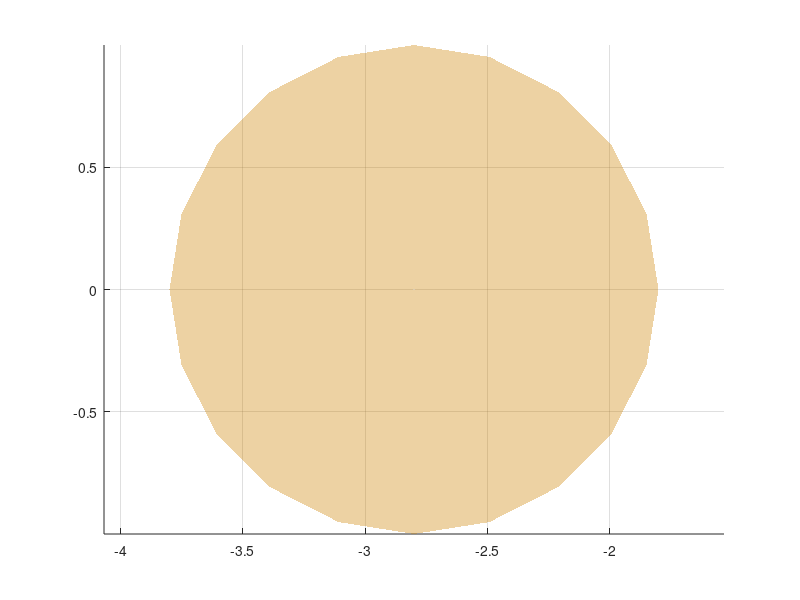

This chart was generated by the following MATLAB code: (Note: this script raises an error after producing the figure.)
%% plot the desired paths
figure; hold on; grid on; set(gcf,'color','w'); axis equal;
[x, y, z]=sphere;
h1=surf(x-2.8,y,z, 'FaceAlpha',0.2, 'EdgeColor', 'none', 'FaceColor', [0.8 0.5 0]);  % reactive area
hold on;
plot3(-2.8,0,0,'r.','MarkerSize',100);    % obstacle

syms x y
e11 = 0.035*log(((x + 3.0)^2 + y^2)^(1/2) + 1.0)*((x + 3.0)^2 + y^2) - 0.048*log(((x - 1.5)^2 + y^2)^(1/2) + 1.0)*((x - 1.5)^2 + y^2) - 0.048*log(((y - 1.3)^2 + (x + 0.75)^2)^(1/2) + 1.0)*((y - 1.3)^2 + (x + 0.75)^2) - 0.048*log(((y + 1.3)^2 + (x + 0.75)^2)^(1/2) + 1.0)*((y + 1.3)^2 + (x + 0.75)^2) + 0.035*log(((y - 2.6)^2 + (x - 1.5)^2)^(1/2) + 1.0)*((y - 2.6)^2 + (x - 1.5)^2) + 0.035*log(((y + 2.6)^2 + (x - 1.5)^2)^(1/2) + 1.0)*((y + 2.6)^2 + (x - 1.5)^2) - 1.0;
fimplicit(e11, 'Color', 'red', 'LineWidth', 2) % desired path
% legend([h1, h2],'reactive area', 'desired path');
xlabel('X'); ylabel('Y'); zlabel('Z');
view(-140,20)
hAxes = gca;

%% plot starting position
plot3(p(1,1),p(1,2),p(1,3),'bo','LineWidth', 1);

h = animatedline(hAxes);
hh = animatedline(hAxes, 'Color','blue', 'Marker', '.', 'MarkerSize', 20);
htri = animatedline(hAxes, 'MaximumNumPoints', Inf);

%% animation
numpoints = size(p,1);
drawnum = 10;
for i = 1 : drawnum : numpoints-(drawnum-1)
    % dis = sprintf("Time (s): %0.3f", e.Time(i+(drawnum-1)));
    dis = sprintf("Time (s): %0.3f", tout(i+(drawnum-1)));
    tt = text(hAxes,1,1,2, dis);
    
    % trajectory 
    addpoints(h, p(i:i+(drawnum-1),1), p(i:i+(drawnum-1),2), p(i:i+(drawnum-1),3));
    % trajectory point
    addpoints(hh, p(i+(drawnum-1),1), p(i+(drawnum-1),2), p(i+(drawnum-1),3));
    
    if(IS_UNICYCLE)
        theta = p(i+(drawnum-1),4);
        p1 = [p(i+(drawnum-1),1); p(i+(drawnum-1),2); p(i+(drawnum-1),3)];
        vel = [dpdt(i+(drawnum-1),1); dpdt(i+(drawnum-1),2); dpdt(i+(drawnum-1),3)];      
        L = 0.5; 
        p1 = p1 - 0.433*L*vel/norm(vel);
        tript = cal_tri_pts(p1, vel, L);		% get four points to draw a triangle and then draw it
        addpoints(htri, tript(1,3), tript(2,3), tript(3,3));
        addpoints(htri, tript(1,1), tript(2,1), tript(3,1));
        addpoints(htri, tript(1,2), tript(2,2), tript(3,2));
        addpoints(htri, tript(1,3), tript(2,3), tript(3,3));
        addpoints(htri, tript(1,4), tript(2,4), tript(3,4));
        addpoints(htri, tript(1,1), tript(2,1), tript(3,1));
    end
    
    drawnow
    pause(0.01) 
    
    delete(tt)
    clearpoints(hh)
    if(IS_UNICYCLE)
        clearpoints(htri)
    end
end

function p = cal_tri_pts(p1, v, L)
% input:    p1 -- the midpoint of one edge of a triangle; COLUMN vector
%           v  -- a velocity vector; pointing from p1 to a vertex
%           L  -- edge length of the triangle
% output:   p = [p1, p2, p3, p4] contaning the verteces of the triangle
%           p2, p3 and p4 (COLUMN vectors); p1 is the same as the input;
%
%                          p3
%                          *                     
%                         /|\
%                        / | \
%                       /  |  \
%                      /___|___\ 
%                     p4   p1   p2
%
    p3=p1+0.866*L*v/norm(v);
    solx = v(2)*(1/(v(1)^2 + v(2)^2))^(1/2);
    soly = -v(1)*(1/(v(1)^2 + v(2)^2))^(1/2);
    vv=double([solx;soly;0]);
    p2=p1+0.5*L*vv;
    p4=p1-0.5*L*vv;
    p=[p1, p2, p3, p4];
end